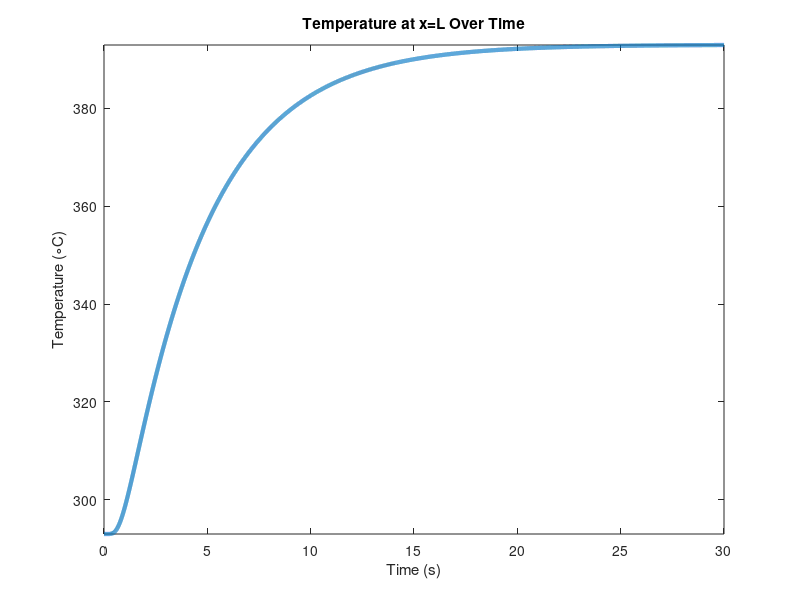

Source code (MATLAB): (Note: this script raises an error after producing the figure.)
L = .0127*2; %length in meters
n = 20; %number of simulation nodes
T0 = 20+273; %initial temperature throughout bar in celcius
t_final = 30; %simulation time in seconds
dt = .0025;% time step in seconds

material = 1; %0=steel, 1=aluminum

animation_plot = false;
over_xl_plot = true;
over_x0_plot = false;
over_time_plot = false;


T1 = 393; %Surface temp 1
%T2 = 100+273; %Surface temp 2

dx = L/n; %node side in meters

steel_thermal_conductivity = 50.2; %w/m^2
steel_density = 8050; %kg/m^3
steel_specific_heat = 502; %j/kgk

al_thermal_conductivity = 167;
al_density = 2710;
al_specific_heat = 896;

if material == 0
    alpha = steel_thermal_conductivity / (steel_density * steel_specific_heat);
elseif material == 1
    alpha = al_thermal_conductivity / (al_density * al_specific_heat);
end



x = dx/2:dx:L;

T = ones(n,1) * T0;
%size(x)
%size(T)
dTdt = zeros(n, 1);

t = 0:dt:t_final;
first_node_temp = [T0];
end_temp = [T0];
time = [0];
for j = 1:length(t)
    for i = 2:n-1
        dTdt(i) = alpha *(-(T(i) - T(i-1)) / dx^2 + (T(i+1)-T(i)) / dx^2);
    end
    dTdt(1) = alpha *(-(T(1) - T1) / dx^2 + (T(2)-T(1)) / dx^2);
    dTdt(n) = alpha *(-(T(n) - T(n-1)) / dx^2);
    T = T+dTdt*dt;
    newT = T;
    newT(1) = T1;
    first_node_temp(end+1) = T(1);
    end_temp(end+1) = T(end);
    time(end+1) = j*dt;
    if animation_plot
        figure(1);
        plot(x, T, 'Linewidth', 3);
        axis([0 L*1.05 min(T1, T0) max(T1, T0)]);
        xlabel(dt* j);
        ylabel('Temperature (\circC)');
    end
end
if over_time_plot
    figure(2);
    plot(x, newT, 'Linewidth', 3);
    title(strcat('Temperature across bar at t=', string(t_final), 's'));
    axis([0 L*1.05 -10 100]);
    xlabel('x location (meters)');
    ylabel('Temperature (\circC)');
end
if over_xl_plot
    figure(3);
    plot(time, end_temp, 'Linewidth', 3);
    axis([0, t_final, T0, max(end_temp)]);
    title('Temperature at x=L Over Time')
    xlabel('Time (s)');
    ylabel('Temperature (\circC)');
end
if over_x0_plot
    figure(4);
    plot(time, first_node_temp, 'Linewidth', 3);
    axis([0, t_final, T0, max(first_node_temp)]);
    title('Temperature at x=0 Over Time')
    xlabel('Time (s)');
    ylabel('Temperature (\circC)');
end
T = table(end_temp);
writetable(T,'myDataxl.csv');
disp(max(end_temp))
disp(min(end_temp))
